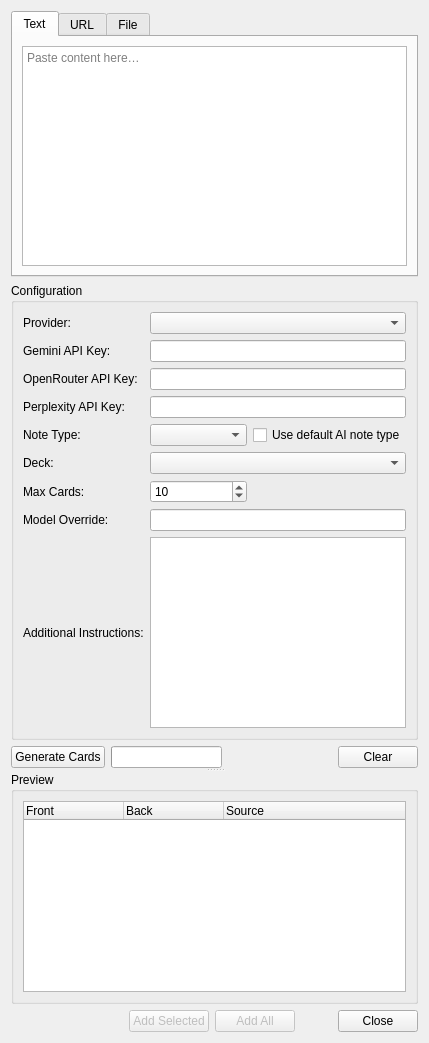
<?xml version="1.0" encoding="UTF-8"?>
<ui version="4.0">
 <class>AiGeneratorDialog</class>
 <widget class="QDialog" name="AiGeneratorDialog">
  <property name="windowTitle">
   <string>AI Flashcard Generator</string>
  </property>
  <property name="minimumWidth">
   <number>720</number>
  </property>
  <property name="minimumHeight">
   <number>520</number>
  </property>
  <layout class="QVBoxLayout" name="verticalLayout">
   <item>
    <widget class="QSplitter" name="mainSplitter">
     <property name="orientation">
      <enum>Qt::Vertical</enum>
     </property>
     <widget class="QWidget" name="inputContainer">
      <layout class="QVBoxLayout" name="inputLayout">
       <item>
        <widget class="QTabWidget" name="inputTabs">
         <widget class="QWidget" name="textTab">
          <attribute name="title">
           <string>Text</string>
          </attribute>
          <layout class="QVBoxLayout" name="textTabLayout">
           <item>
            <widget class="QPlainTextEdit" name="textInput">
             <property name="placeholderText">
              <string>Paste content here…</string>
             </property>
            </widget>
           </item>
          </layout>
         </widget>
         <widget class="QWidget" name="urlTab">
          <attribute name="title">
           <string>URL</string>
          </attribute>
          <layout class="QVBoxLayout" name="urlTabLayout">
           <item>
            <layout class="QHBoxLayout" name="urlLayout">
             <item>
              <widget class="QLineEdit" name="urlInput">
               <property name="placeholderText">
                <string>https://example.com/article</string>
               </property>
              </widget>
             </item>
             <item>
              <widget class="QPushButton" name="fetchButton">
               <property name="text">
                <string>Fetch</string>
               </property>
              </widget>
             </item>
            </layout>
           </item>
           <item>
            <widget class="QPlainTextEdit" name="urlPreview">
             <property name="readOnly">
              <bool>true</bool>
             </property>
             <property name="placeholderText">
              <string>Fetched content preview…</string>
             </property>
            </widget>
           </item>
          </layout>
         </widget>
         <widget class="QWidget" name="fileTab">
          <attribute name="title">
           <string>File</string>
          </attribute>
          <layout class="QVBoxLayout" name="fileTabLayout">
           <item>
            <layout class="QHBoxLayout" name="fileLayout">
             <item>
              <widget class="QLineEdit" name="filePathInput">
               <property name="readOnly">
                <bool>true</bool>
               </property>
               <property name="placeholderText">
                <string>Select a file…</string>
               </property>
              </widget>
             </item>
             <item>
              <widget class="QPushButton" name="browseButton">
               <property name="text">
                <string>Browse…</string>
               </property>
              </widget>
             </item>
            </layout>
           </item>
           <item>
            <widget class="QLabel" name="fileHint">
             <property name="text">
              <string>Supports PDF, Markdown, and plain text files.</string>
             </property>
            </widget>
           </item>
          </layout>
         </widget>
        </widget>
       </item>
       <item>
        <widget class="QGroupBox" name="configGroup">
         <property name="title">
          <string>Configuration</string>
         </property>
         <layout class="QGridLayout" name="configLayout">
          <item row="0" column="0">
           <widget class="QLabel" name="providerLabel">
            <property name="text">
             <string>Provider:</string>
            </property>
           </widget>
          </item>
          <item row="0" column="1" colspan="2">
           <widget class="QComboBox" name="providerCombo"/>
          </item>
          <item row="1" column="0">
           <widget class="QLabel" name="geminiLabel">
            <property name="text">
             <string>Gemini API Key:</string>
            </property>
           </widget>
          </item>
          <item row="1" column="1" colspan="2">
           <widget class="QLineEdit" name="geminiKey">
            <property name="echoMode">
             <enum>QLineEdit::PasswordEchoOnEdit</enum>
            </property>
           </widget>
          </item>
          <item row="2" column="0">
           <widget class="QLabel" name="openrouterLabel">
            <property name="text">
             <string>OpenRouter API Key:</string>
            </property>
           </widget>
          </item>
          <item row="2" column="1" colspan="2">
           <widget class="QLineEdit" name="openrouterKey">
            <property name="echoMode">
             <enum>QLineEdit::PasswordEchoOnEdit</enum>
            </property>
           </widget>
          </item>
          <item row="3" column="0">
           <widget class="QLabel" name="perplexityLabel">
            <property name="text">
             <string>Perplexity API Key:</string>
            </property>
           </widget>
          </item>
          <item row="3" column="1" colspan="2">
           <widget class="QLineEdit" name="perplexityKey">
            <property name="echoMode">
             <enum>QLineEdit::PasswordEchoOnEdit</enum>
            </property>
           </widget>
          </item>
          <item row="4" column="0">
           <widget class="QLabel" name="noteTypeLabel">
            <property name="text">
             <string>Note Type:</string>
            </property>
           </widget>
          </item>
          <item row="4" column="1">
           <widget class="QComboBox" name="noteTypeCombo"/>
          </item>
          <item row="4" column="2">
           <widget class="QCheckBox" name="useDefaultNoteType">
            <property name="text">
             <string>Use default AI note type</string>
            </property>
           </widget>
          </item>
          <item row="5" column="0">
           <widget class="QLabel" name="deckLabel">
            <property name="text">
             <string>Deck:</string>
            </property>
           </widget>
          </item>
          <item row="5" column="1" colspan="2">
           <widget class="QComboBox" name="deckCombo"/>
          </item>
          <item row="6" column="0">
           <widget class="QLabel" name="maxCardsLabel">
            <property name="text">
             <string>Max Cards:</string>
            </property>
           </widget>
          </item>
          <item row="6" column="1">
           <widget class="QSpinBox" name="maxCardsSpin">
            <property name="minimum">
             <number>1</number>
            </property>
            <property name="maximum">
             <number>50</number>
            </property>
            <property name="value">
             <number>10</number>
            </property>
           </widget>
          </item>
          <item row="7" column="0">
           <widget class="QLabel" name="modelLabel">
            <property name="text">
             <string>Model Override:</string>
            </property>
           </widget>
          </item>
          <item row="7" column="1" colspan="2">
           <widget class="QLineEdit" name="modelOverrideEdit"/>
          </item>
          <item row="8" column="0">
           <widget class="QLabel" name="promptLabel">
            <property name="text">
             <string>Additional Instructions:</string>
            </property>
           </widget>
          </item>
          <item row="8" column="1" colspan="2">
           <widget class="QPlainTextEdit" name="promptOverrideEdit">
            <property name="maximumHeight">
             <number>80</number>
            </property>
           </widget>
          </item>
         </layout>
        </widget>
       </item>
       <item>
        <layout class="QHBoxLayout" name="actionLayout">
         <item>
          <widget class="QPushButton" name="generateButton">
           <property name="text">
            <string>Generate Cards</string>
           </property>
          </widget>
         </item>
         <item>
          <widget class="QProgressBar" name="progressBar">
           <property name="value">
            <number>0</number>
           </property>
           <property name="textVisible">
            <bool>false</bool>
           </property>
          </widget>
         </item>
         <item>
          <spacer name="actionSpacer">
           <property name="orientation">
            <enum>Qt::Horizontal</enum>
           </property>
           <property name="sizeHint" stdset="0">
            <size>
             <width>40</width>
             <height>20</height>
            </size>
           </property>
          </spacer>
         </item>
         <item>
          <widget class="QPushButton" name="clearButton">
           <property name="text">
            <string>Clear</string>
           </property>
          </widget>
         </item>
        </layout>
       </item>
      </layout>
     </widget>
     <widget class="QWidget" name="previewContainer">
      <layout class="QVBoxLayout" name="previewLayout">
       <item>
        <widget class="QGroupBox" name="previewGroup">
         <property name="title">
          <string>Preview</string>
         </property>
         <layout class="QVBoxLayout" name="previewGroupLayout">
          <item>
           <widget class="QTreeWidget" name="previewTree">
            <column>
             <property name="text">
              <string>Front</string>
             </property>
            </column>
            <column>
             <property name="text">
              <string>Back</string>
             </property>
            </column>
            <column>
             <property name="text">
              <string>Source</string>
             </property>
            </column>
           </widget>
          </item>
         </layout>
        </widget>
       </item>
       <item>
        <layout class="QHBoxLayout" name="previewButtonLayout">
         <item>
          <spacer name="previewButtonSpacer">
           <property name="orientation">
            <enum>Qt::Horizontal</enum>
           </property>
           <property name="sizeHint" stdset="0">
            <size>
             <width>40</width>
             <height>20</height>
            </size>
           </property>
          </spacer>
         </item>
         <item>
          <widget class="QPushButton" name="addSelectedButton">
           <property name="text">
            <string>Add Selected</string>
           </property>
           <property name="enabled">
            <bool>false</bool>
           </property>
          </widget>
         </item>
         <item>
          <widget class="QPushButton" name="addAllButton">
           <property name="text">
            <string>Add All</string>
           </property>
           <property name="enabled">
            <bool>false</bool>
           </property>
          </widget>
         </item>
         <item>
          <widget class="QDialogButtonBox" name="buttonBox">
           <property name="standardButtons">
            <set>QDialogButtonBox::Close</set>
           </property>
          </widget>
         </item>
        </layout>
       </item>
      </layout>
     </widget>
    </widget>
   </item>
  </layout>
 </widget>
 <resources/>
 <connections/>
</ui>
